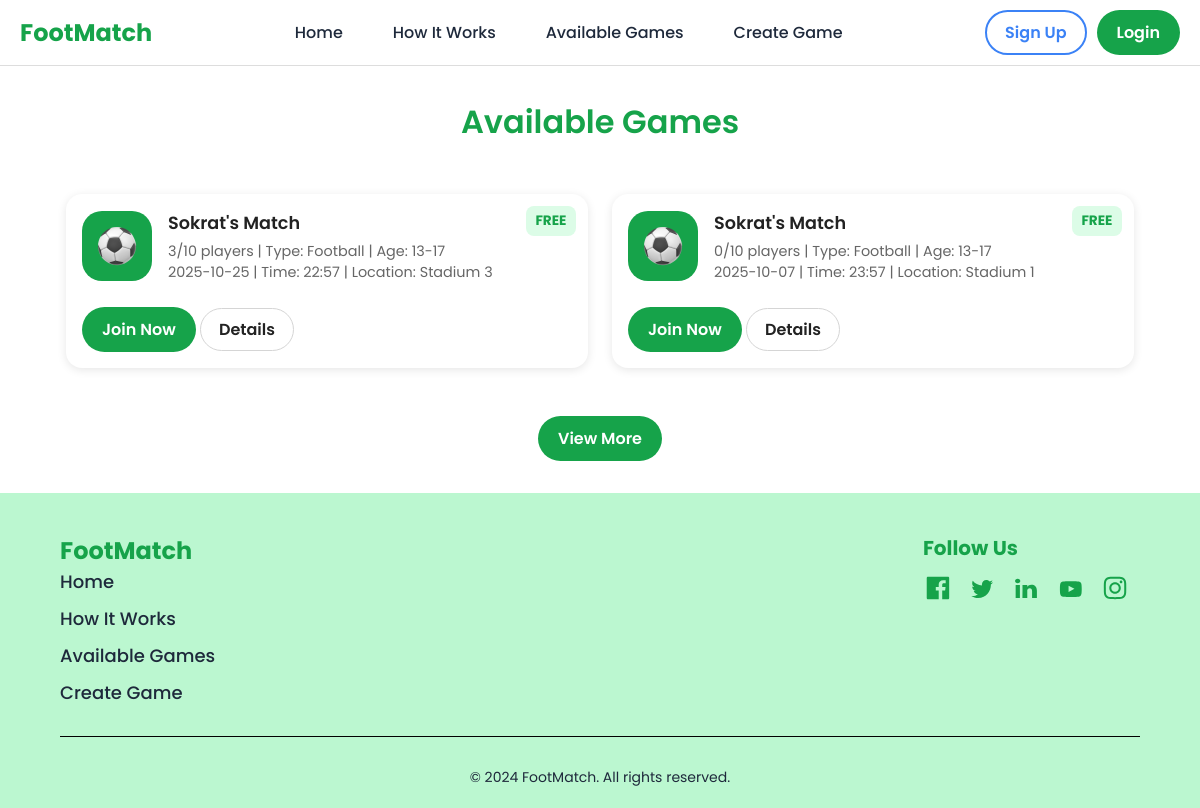
Before: /available-games with the older database file.
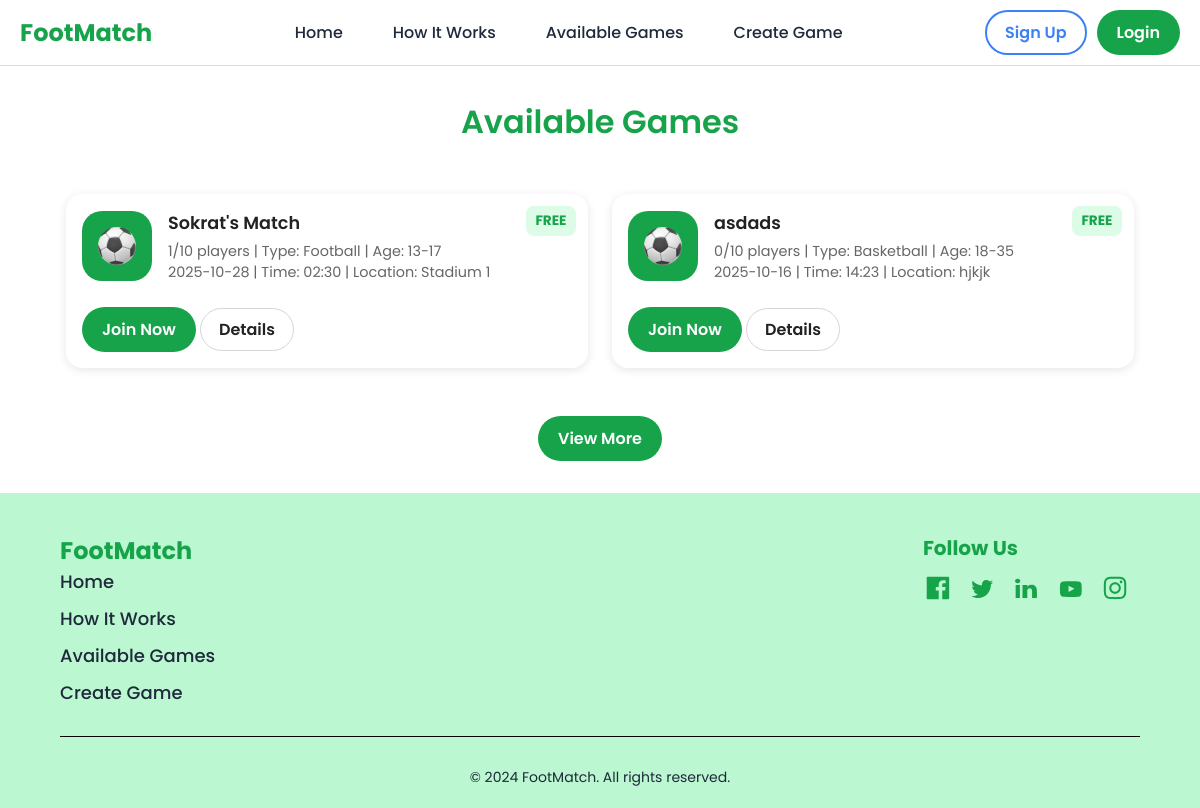
After: the same page with the newer database file.
### app.py (models this page shows)
class Game(db.Model):
    id = db.Column(db.Integer, primary_key=True)
    game_name = db.Column(db.String(100), nullable=False)
    date = db.Column(db.String(20), nullable=False)
    time = db.Column(db.String(20), nullable=False)
    location = db.Column(db.String(100), nullable=False)
    sports_type = db.Column(db.String(50), nullable=False)
    player_capacity = db.Column(db.Integer, nullable=False)
    price = db.Column(db.Float, nullable=False)
    age = db.Column(db.String(15), nullable=False)
    description = db.Column(db.String(300))
    creator_id = db.Column(db.Integer, db.ForeignKey('user.id'))
    creator = db.relationship('User', backref='games')

### app.py (the view)
@app.route("/available-games")
def available_games():
    games = Game.query.all()
    error = request.args.get("error")
    success = request.args.get("success")
    return render_template("available-games.html", games=games, error=error, success=success)

### app.py (called while the page is built)
@app.context_processor
def inject_user_info():
    user_picture = session.get("picture")
    default_picture = url_for('static', filename='assets/profile-picture.png')
    return dict(
        picture=user_picture or default_picture,
        email=session.get("email"),
        name=session.get("name", "User")
    )

### templates/available-games.html (shortened to what this page needs)
<!DOCTYPE html>
<html lang="en">
<head>
    <link rel="stylesheet" href="{{ url_for('static', filename='css_folder/reset.css') }}">
    <link rel="stylesheet" href="{{ url_for('static', filename='css_folder/styles.css') }}">
    <link rel="stylesheet" href="{{ url_for('static', filename='css_folder/available-games.css') }}">
    <link rel="stylesheet" href="{{ url_for('static', filename='css_folder/error-messages.css') }}">
    <link rel="stylesheet" href="{{ url_for('static', filename='css_folder/header.css') }}">
</head>
<body>
    <section id="header">
        <header>
            <div class="header-container">
                <p id="title">FootMatch</p>
                <nav id="header-nav">
                    <a href="{{ url_for('home') }}#header">Home</a>
                    <a href="{{ url_for('home') }}#how-it-works">How It Works</a>
                    <a href="{{ url_for('available_games') }}">Available Games</a>
                    <a href="{{ url_for('create_game') }}">Create Game</a>
                </nav>
                <div id="header-right">
                    <div class="btn-spacer">
                        {% if "email" in session %}
                            <a href="{{ url_for('dashboard') }}" class="btn" id="sign-up-btn">Dashboard</a>
                            <a href="{{ url_for('logout') }}" class="btn" id="join-now-btn">Logout</a>
                            <a href="{{url_for('dashboard')}}">
                                <img src="{{ picture }}" alt="Profile Picture" class="profile-pic">
                            </a>
                        {% else %}
                            <a href="{{ url_for('sign_up') }}" class="btn" id="sign-up-btn">Sign Up</a>
                            <a href="{{ url_for('login') }}" class="btn btn-green" id="join-now-btn">Login</a>
                        {% endif %}
                    </div>
                </div>
            </div>
        </header>
    </section>
    <main>
        <section id="available-games">
            <h1 class="section-title">Available Games</h1>
            <div class="games-container">
                {% if games %}
                    {% for game in games %}
                    <div class="game-card">
                        <div class="game-card-top">
                            <div class="img-background">
                                <img src="{{ url_for('static', filename='assets/football-icon.svg') }}" alt="{{ game.sports_type }} Icon">
                            </div>
                            <div class="game-info">
                                <h2>{{ game.game_name }}</h2>
                                <p class="info">
                                    <span>{{ game.players|length }}/{{ game.player_capacity }} players</span> | Type: {{ game.sports_type }} | Age: {{ game.age }}
                                </p>
                                <p class="info">
                                    <span>{{ game.date }}</span> | Time: {{ game.time }} | Location: {{ game.location }}
                                    {% if session.get("user_id") %}
                                        {% set joined = game.players|selectattr("user_id", "equalto", session["user_id"])|list %}
                                    {% else %}
                                        {% set joined = [] %}
                                    {% endif %}
                                </p>
                            </div>
                        </div>
                        <div class="game-card-bottom">
                            <div class="buttons">
                                <form action="{{ url_for('join_game', game_id=game.id) }}" method="POST" style="display:inline;">
                                {% if joined %}
                                    <button type="submit" class="btn leave-btn" formaction="{{ url_for('leave_game', game_id=game.id) }}">
                                        Leave Game
                                    </button>
                                {% elif game.players|length >= game.player_capacity %}
                                    <button type="button" class="btn join-btn" disabled>Full</button>
                                {% else %}
                                    <button type="submit" class="btn join-btn">Join Now</button>
                                {% endif %}
                                </form>
                                <button
                                    class="btn details-btn"
                                    data-title="{{ game.game_name }}"
                                    data-info="Name: {{game.game_name}}; Date: {{game.date}}; Time: {{game.time}}; Type: {{ game.sports_type }}; Players: {{ game.players|length }}/{{ game.player_capacity }}; Price: {% if game.price == 0 %}Free{% else %}€{{ game.price }}{% endif %}; Age: {{game.age}}; Description: {{game.description}}">Details
                                </button>
                            </div>
                        </div>
                        <span class="price-tag {% if game.price == 0 %}free{% else %}paid{% endif %}">
                            {% if game.price == 0 %}FREE{% else %}€{{ game.price }}{% endif %}
                        </span>
                    </div>
                    {% endfor %}
                {% else %}
                    <p class="no-games">No games available yet. <a href="{{ url_for('create_game') }}">Create one here</a>.</p>
                {% endif %}
            </div>
            {% if games %}
            <div class="view-more">
                <button class="btn view-more-btn">View More</button>
            </div>
            {% endif %}
        </section>
    </main>
    <footer>
        <div class="container">
            <div id="footer-content">
                <div id="footer-left">
                    <p id="footer-title">FootMatch</p>
                    <ul>
                        <li><a href="{{ url_for('home') }}#header">Home</a></li>
                        <li><a href="{{ url_for('home') }}#how-it-works">How It Works</a></li>
                        <li><a href="#header">Available Games</a></li>
                        <li><a href="{{ url_for('create_game') }}">Create Game</a></li>
                    </ul>
                </div>
                <div id="footer-right">
                    <p id="follow-us">Follow Us</p>
                    <img src="/static/assets/facebook.svg" alt="Facebook" />
                    <img src="/static/assets/twitter.svg" alt="Twitter" />
                    <img src="/static/assets/linkedin.svg" alt="LinkedIn" />
                    <img src="/static/assets/youtube.svg" alt="YouTube" />
                    <img src="/static/assets/instagram.svg" alt="Instagram" />
                </div>
            </div>
            <hr />
            <p id="rights">&copy; 2024 FootMatch. All rights reserved.</p>
        </div>
    </footer>
</body>
</html>

### static/css_folder/styles.css (style rules this page uses)
html { scroll-behavior: smooth; }
body { font-family: "Poppins", sans-serif; margin: 0; padding: 0; color: black; background-color: white; }
p { font-weight: 400; font-size: 20px; color: black; margin: 0; padding: 0; }
a { color: #1e293b; text-decoration: none; transition: color 0.3s; }
.btn { border: 2px solid transparent; border-radius: 25px; padding: 8px 18px; font-weight: 600; cursor: pointer; transition: all 0.3s; }
.section-title { color: #16a34a; font-size: 36px; margin: 50px 0; font-weight: bold; text-align: center; }
.btn-spacer { display: flex; justify-content: center; gap: 10px; }
footer { background-color: #bbf7d0; color: #16a34a; padding: 40px 0 20px; }
#footer-content { display: flex; justify-content: space-between; font-size: 16px; font-weight: 400; color: #1e293b; }
#footer-title { font-size: 24px; font-weight: bold; color: #16a34a; text-align: left; margin-bottom: 0; }
ul { list-style-type: none; padding: 0; margin: 0; margin-bottom: 30px; }
li { margin-bottom: 10px; list-style-type: none; }
li a { font-size: 18px; font-weight: 500; cursor: pointer; }
#follow-us { font-weight: bold; font-size: 20px; color: #16a34a; margin-bottom: 10px; }
#footer-right img { width: 30px; margin-right: 10px; }
hr { border: none; border-top: 1px solid black; margin: 0 0 10px 0; }
#rights { padding-top: 20px; text-align: center; color: #1e293b; font-size: 14px; }

### static/css_folder/available-games.css (style rules this page uses)
body { font-family: "Poppins", sans-serif; background-color: #ffffff; color: #222; margin: 0; padding: 0; }
.section-title { text-align: center; font-size: 2rem; margin: 2rem 0; font-weight: 600; }
.games-container { display: grid; grid-template-columns: repeat(auto-fit, minmax(320px, 1fr)); gap: 1.5rem; max-width: 1100px; margin: 0 auto; padding: 1rem; }
.game-card { display: flex; flex-direction: column; background: #fff; box-shadow: 0 2px 10px rgba(0,0,0,0.1); border-radius: 16px; padding: 1rem; transition: transform 0.2s ease; position: relative; }
.game-card-top { display: flex; align-items: center; margin-bottom: 0.5rem; }
.game-info { display: flex; flex-direction: column; }
.game-info h2 { font-size: 1.1rem; font-weight: 600; margin: 0 0 0.3rem 0; }
.game-info p { font-size: 0.9rem; margin: 0; }
.img-background { background-color: #16a34a; border-radius: 20px; display: flex; justify-content: center; align-items: center; height: 70px; width: 70px; margin-right: 1rem; }
.img-background img { width: 40px; height: 40px; border-radius: 50%; object-fit: cover; }
.game-card-bottom { display: flex; flex-direction: column; margin-top: 0.5rem; }
.info { font-size: 0.85rem; color: #666; margin: 0.2rem 0; }
.buttons { margin-top: 0.5rem; }
.btn { border-radius: 25px; padding: 8px 18px; font-weight: 600; cursor: pointer; transition: all 0.3s; }
.join-btn { background-color: #16a34a; color: white; }
button.btn.details-btn { background-color: #ffffff; border: 1px solid #d5d5d5; }
.price-tag { position: absolute; top: 12px; right: 12px; font-size: 0.85rem; font-weight: bold; padding: 0.3rem 0.6rem; border-radius: 8px; }
.price-tag.free { background-color: #dcfce7; color: #16a34a; }
.view-more { text-align: center; margin: 2rem 0; }
.view-more-btn { background-color: #16a34a; color: #fff; padding: 0.7rem 1.5rem; border-radius: 8px; border: none; cursor: pointer; }

### static/css_folder/header.css (style rules this page uses)
header { background-color: white; border-bottom: 1px solid #ddd; position: relative; }
.header-container { display: flex; align-items: center; justify-content: space-between; max-width: 1200px; margin: 0 auto; padding: 10px 20px; flex-wrap: wrap; }
.buttons { margin-top: 0.5rem; }
.btn { border: 2px solid transparent; border-radius: 25px; padding: 8px 18px; font-weight: 600; cursor: pointer; transition: all 0.3s; vertical-align: middle; }
.join-btn { background-color: #16a34a; color: white; }
.container { width: 90%; max-width: 1200px; margin: 0 auto; padding: 0 0px; }
#title { font-size: 24px; font-weight: bold; color: #16a34a; }
#header-nav { display: flex; gap:50px; }
#header-nav a { font-size: 16px; font-weight: 500; cursor: pointer; }
#sign-up-btn { color: #3b82f6; background-color: transparent; border: 2px solid #3b82f6; }
#join-now-btn { color: white; background-color: #16a34a; }

Changed rows visible on the page:
changed Game "Sokrat's Match": players|length "3" → "1"; date "2025-10-25" → "2025-10-28"; time "22:57" → "02:30"; location "Stadium 3" → "Stadium 1"
changed Game: game_name "Sokrat's Match" → "asdads"; sports_type "Football" → "Basketball"; age "13-17" → "18-35"; date "2025-10-07" → "2025-10-16"; time "23:57" → "14:23"; location "Stadium 1" → "hjkjk"
